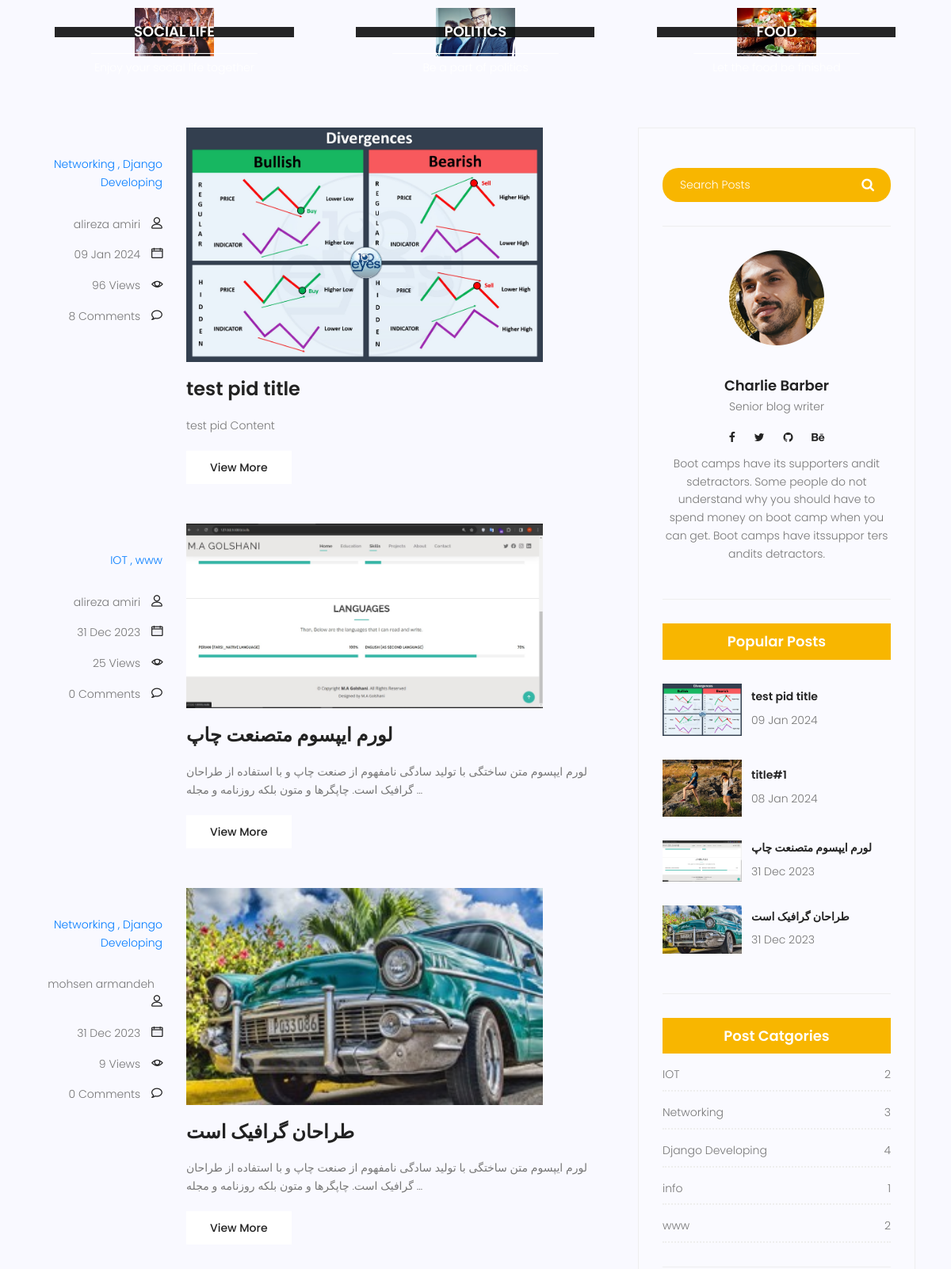
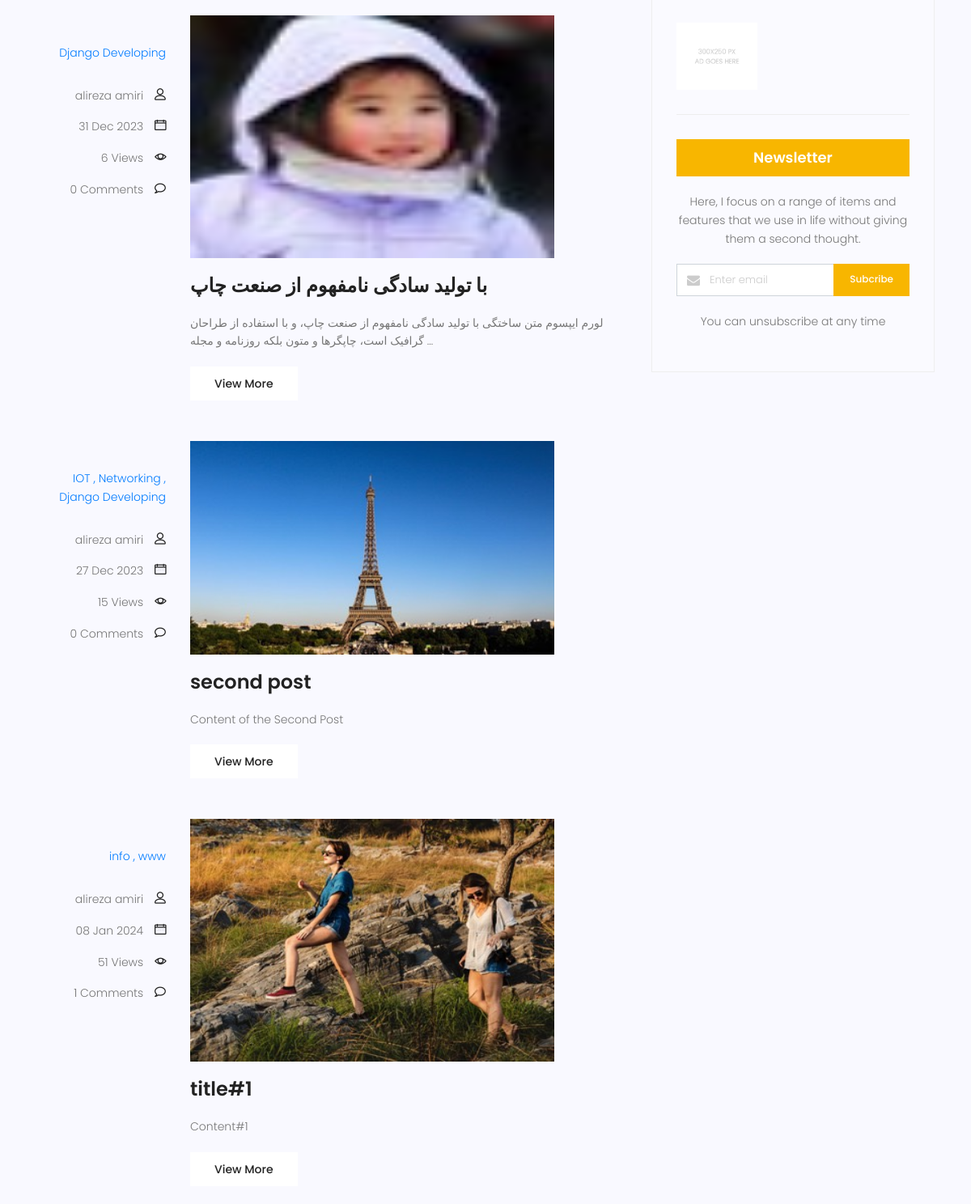
Page /blog/search/ (middle part) on the earlier database version (2 pictures, top to bottom).
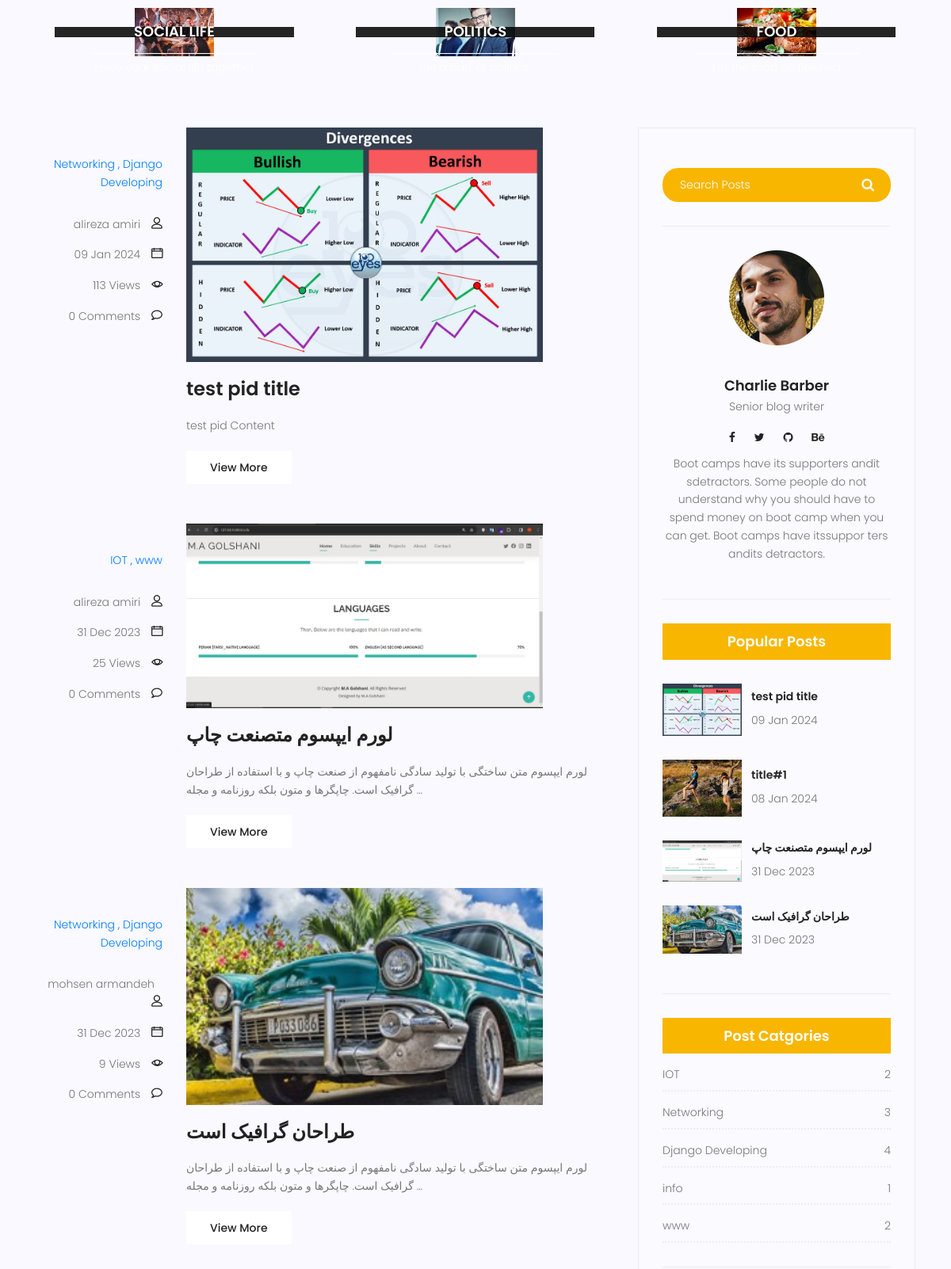
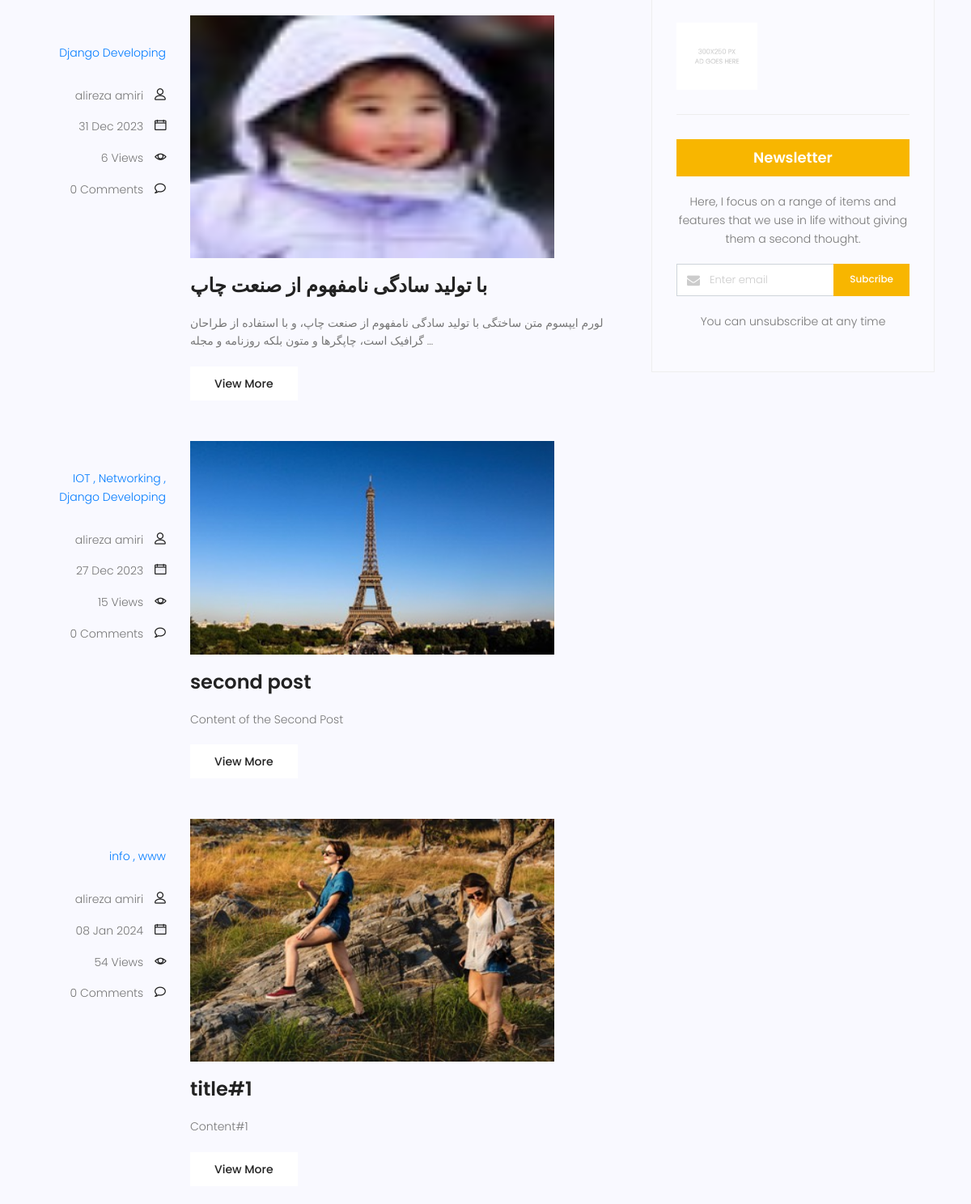
Same page on the later database version (2 pictures, top to bottom).
### blog/models.py (models this page shows, shortened)
class Category(models.Model):
    name = models.CharField(max_length=255)

class Post(models.Model):
    image = models.ImageField(default='blog/defaults.jpg')
    author = models.ForeignKey(User, null=True, on_delete=models.SET_NULL)
    title = models.CharField(max_length=255)
    content = models.TextField()
    tags = TaggableManager()
    category = models.ManyToManyField(Category)
    counted_views = models.IntegerField(default=0)
    status = models.BooleanField(default=False)
    login_required = models.BooleanField(default=False)
    published_date = models.DateTimeField(null=True)
    created_date = models.DateTimeField(auto_now_add=True)
    updated_date = models.DateTimeField(auto_now=True)
    class Meta:
        ordering = ["-created_date"]

### blog/views.py (the view)
# urls.py: path('search/', blog_search, name='search'),
def blog_search(request):
    posts = Post.objects.filter(status=1)
    if request.method == 'GET':
        if s := request.GET.get('s'):
            print()
            posts = posts.filter(content__contains=s)
    context = {'posts': posts}
    return render(request, 'blog/blog-home.html', context)

### blog/templatetags/blog_tag.py (called while the page is built)
@register.simple_tag(name="comment_count")
def function(pid):
    return Comment.objects.filter(post=pid,approved=True).count()

@register.inclusion_tag('blog/blog-lastposts.html')
def latest_post_side(num=4):
    posts = Post.objects.filter(status=1).order_by('-published_date')[:num]
    return {'posts': posts}

@register.inclusion_tag('blog/post-categories.html')
def blog_post_categories():
    posts = Post.objects.filter(status=1)
    categories = Category.objects.all()
    cat_dict = {}
    for cat_name in categories:
        cat_dict[cat_name.name] = posts.filter(category=cat_name).count()
    return {'categories': cat_dict}

### templates/blog/blog-home.html (shortened to what this page needs)
{% extends "base.html" %}
{% load static %}
{% load blog_tag %}
{% block content %}
    <section class="top-category-widget-area pt-90 pb-90 ">
        <div class="container">
            <div class="row">
                <div class="col-lg-4">
                    <div class="single-cat-widget">
                        <div class="content relative">
                            <div class="overlay overlay-bg"></div>
                            <a href="#" target="_blank">
                                <div class="thumb">
                                    <img class="content-image img-fluid d-block mx-auto"
                                         src="{% static 'img/blog/cat-widget1.jpg' %}" alt="">
                                </div>
                                <div class="content-details">
                                    <h4 class="content-title mx-auto text-uppercase">Social life</h4>
                                    <p>Enjoy your social life together</p>
                                </div>
                            </a>
                        </div>
                    </div>
                </div>
                <div class="col-lg-4">
                    <div class="single-cat-widget">
                        <div class="content relative">
                            <div class="overlay overlay-bg"></div>
                            <a href="#" target="_blank">
                                <div class="thumb">
                                    <img class="content-image img-fluid d-block mx-auto"
                                         src="{% static 'img/blog/cat-widget2.jpg' %}" alt="">
                                </div>
                                <div class="content-details">
                                    <h4 class="content-title mx-auto text-uppercase">Politics</h4>
                                    <p>Be a part of politics</p>
                                </div>
                            </a>
                        </div>
                    </div>
                </div>
                <div class="col-lg-4">
                    <div class="single-cat-widget">
                        <div class="content relative">
                            <div class="overlay overlay-bg"></div>
                            <a href="#" target="_blank">
                                <div class="thumb">
                                    <img class="content-image img-fluid d-block mx-auto"
                                         src="{% static 'img/blog/cat-widget3.jpg' %}" alt="">
                                </div>
                                <div class="content-details">
                                    <h4 class="content-title mx-auto text-uppercase">Food</h4>
                                    <p>Let the food be finished</p>
                                </div>
                            </a>
                        </div>
                    </div>
                </div>
            </div>
        </div>
    </section>
    <section class="post-content-area">
        <div class="container">
            <div class="row">
                <div class="col-lg-8 posts-list">
                    {% for post in posts %}
                        <div class="single-post row">
                            <div class="col-lg-3  col-md-3 meta-details">
                                <ul class="tags">
                                    {% for cat in post.category.all %}
                                        <a href="{% url 'blog:category' cat_name=cat.name %}">
                                            {{ cat.name }}
                                            {% if not forloop.last %}
                                                ,
                                            {% endif %}
                                        </a>
                                    {% endfor %}
                                </ul>
                                <div class="user-details row">
                                    <p class="user-name col-lg-12 col-md-12 col-6"><a
                                            href="{% url 'blog:author' author_username=post.author.username %}">{{ post.author.get_full_name }}</a>
                                        <span
                                                class="lnr lnr-user"></span></p>
                                    <p class="date col-lg-12 col-md-12 col-6"><a
                                            href="#">{{ post.published_date | date:"d M Y" }}</a>
                                        <span class="lnr lnr-calendar-full"></span></p>
                                    <p class="view col-lg-12 col-md-12 col-6"><a href="#">{{ post.counted_views }}
                                        Views</a> <span class="lnr lnr-eye"></span></p>
                                    <p class="comments col-lg-12 col-md-12 col-6"><a href="#">{% comment_count  post.id%} Comments</a> <span
                                            class="lnr lnr-bubble"></span></p>
                                </div>
                            </div>
                            <div class="col-lg-9 col-md-9 ">
                                <div class="feature-img">
                                    <img class="img-fluid" src=" {{ post.image.url }}" alt="">
                                </div>
                                <a class="posts-title" href="{% url 'blog:single' pid=post.id %}">
                                    <h3>{{ post.title }}</h3></a>
                                <p class="excert">
                                    {{ post.content| truncatewords:25 }}
                                </p>
                                <a href="{% url 'blog:single' pid=post.pk %}" class="primary-btn">View More</a>
                            </div>
                        </div>
                    {% endfor %}
                </div>
                <div class="col-lg-4 sidebar-widgets">
                    <div class="widget-wrap">
                        {% include 'blog/blog-search.html' %}
                        {% include "blog/blog-writer.html" %}
                        {% latest_post_side %}
                        {% blog_post_categories %}
                        <div class="single-sidebar-widget ads-widget">
                            <a href="#"><img class="img-fluid" src="{% static 'img/blog/ads-banner.jpg' %}" alt=""></a>
                        </div>
                        <div class="single-sidebar-widget newsletter-widget">
                            <h4 class="newsletter-title">Newsletter</h4>
                            <p>
                                Here, I focus on a range of items and features that we use in life without
                                giving them a second thought.
                            </p>
                            <div class="form-group d-flex flex-row">
                                <div class="col-autos">
                                    <div class="input-group">
                                        <div class="input-group-prepend">
                                            <div class="input-group-text"><i class="fa fa-envelope"
                                                                             aria-hidden="true"></i>
                                            </div>
                                        </div>
                                        <input type="text" class="form-control" id="inlineFormInputGroup"
                                               placeholder="Enter email" onfocus="this.placeholder = ''"
                                               onblur="this.placeholder = 'Enter email'">
                                    </div>
                                </div>
                                <a href="#" class="bbtns">Subcribe</a>
                            </div>
                            <p class="text-bottom">
                                You can unsubscribe at any time
                            </p>
                        </div>
                    </div>
                </div>
            </div>
        </div>
    </section>
    "{% endblock content %}

### templates/base.html (shortened to what this page needs)
{% load static %}
<!DOCTYPE html>
<html lang="zxx" class="no-js">
<head>
    <link rel="stylesheet" href="{% static 'css/linearicons.css' %}">
    <link rel="stylesheet" href="{% static 'css/font-awesome.min.css' %}">
    <link rel="stylesheet" href="{% static 'css/bootstrap.css' %}">
    <link rel="stylesheet" href="{% static 'css/magnific-popup.css' %}">
    <link rel="stylesheet" href="{% static 'css/jquery-ui.css' %}">
    <link rel="stylesheet" href="{% static 'css/nice-select.css' %}">
    <link rel="stylesheet" href="{% static 'css/animate.min.css' %}">
    <link rel="stylesheet" href="{% static 'css/owl.carousel.css' %}">
    <link rel="stylesheet" href="{% static 'css/main.css' %}">
</head>
<body>
{% block content %}
{% endblock content %}
</body>
</html>

### templates/blog/blog-search.html
{% load static %}
<div class="single-sidebar-widget search-widget">
    <form class="search-form" action="{% url 'blog:search' %}" method="get">
        <input placeholder="Search Posts" name="s" type="text"
               onfocus="this.placeholder = ''" onblur="this.placeholder = 'Search Posts'">
        <button type="submit"><i class="fa fa-search"></i></button>
    </form>
</div>

### templates/blog/blog-writer.html
{% load static %}
<div class="single-sidebar-widget user-info-widget">
                            <img src="{% static 'img/blog/user-info.png' %}" alt="">
                            <a href="#"><h4>Charlie Barber</h4></a>
                            <p>
                                Senior blog writer
                            </p>
                            <ul class="social-links">
                                <li><a href="#"><i class="fa fa-facebook"></i></a></li>
                                <li><a href="#"><i class="fa fa-twitter"></i></a></li>
                                <li><a href="#"><i class="fa fa-github"></i></a></li>
                                <li><a href="#"><i class="fa fa-behance"></i></a></li>
                            </ul>
                            <p>
                                Boot camps have its supporters andit sdetractors. Some people do not understand why you
                                should have to spend money on boot camp when you can get. Boot camps have itssuppor ters
                                andits detractors.
                            </p>
                        </div>

### templates/blog/blog-lastposts.html
{% load static %}
<div class="single-sidebar-widget popular-post-widget">
        <h4 class="popular-title">Popular Posts</h4>
    {% for post in posts %}
        <div class="popular-post-list">
            <div class="single-post-list d-flex flex-row align-items-center">
                <div class="thumb">
                    <img class="img-fluid " src="{{ post.image.url }}" alt="">
                </div>
                <div class="details">
                    <a href="{% url 'blog:single' pid=post.id %}"><h6>{{ post.title|truncatewords:5}}</h6></a>
                    <p>{{ post.published_date|date:'d M Y' }}</p>
                </div>
            </div>
        </div>
    {% endfor %}
</div>

### templates/blog/post-categories.html
{% load static %}
<div class="single-sidebar-widget post-category-widget">
    <h4 class="category-title">Post Catgories</h4>
    <ul class="cat-list">
        {% for name,items in categories.items %}
        <li>
            <a href="{% url 'blog:category' cat_name=name %}" class="d-flex justify-content-between">
                <p>{{ name }}</p>
                <p>{{ items }}</p>
            </a>
        </li>
    {% endfor %}
    </ul>
</div>

Differences in the rows shown:
changed Post "test pid title": counted_views "96" → "113"; id "8" → "0"
changed Post "title#1": counted_views "51" → "54"; id "1" → "0"
